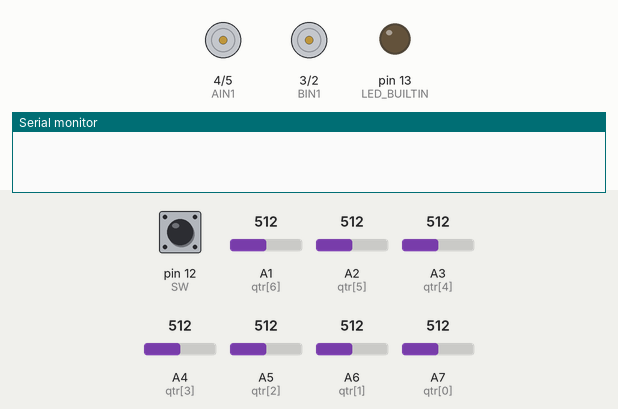
Recording of a sketch running on a simulated Arduino Nano, built with avr-gcc and run on an emulated ATmega328P. Parts: motor-driver pin pairs drawn as motors (green arrow = first pin HIGH = forward, orange = second pin HIGH = backward, longer = more drive, scaled by the enable pin), output pins drawn as LEDs (lit = HIGH), the last lines printed to the serial monitor. Dashed ring = blinking. The test bench sets the inputs (shaded band); at power-on: pin 12 (SW) HIGH, A1 (qtr[6]) = 512, A7 (qtr[0]) = 512, A2 (qtr[5]) = 512, A3 (qtr[4]) = 512, A4 (qtr[3]) = 512, A5 (qtr[2]) = 512, A6 (qtr[1]) = 512.

Above: at 0.8 s.
0.9 s: pin 12 (SW) pulled LOW for 0.15 s
At 1.3 s:
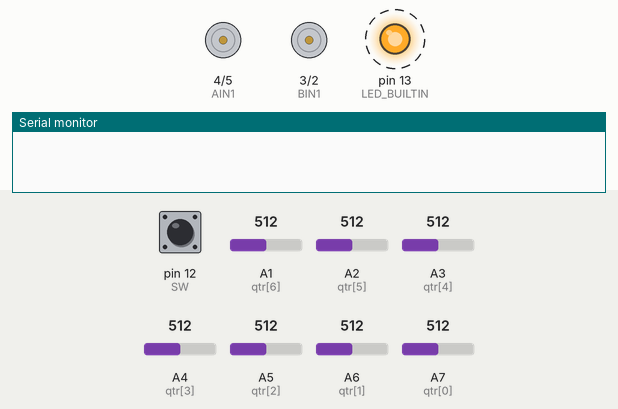
4.0 s: pin 12 (SW) pulled LOW for 3.2 s
At 8.4 s:
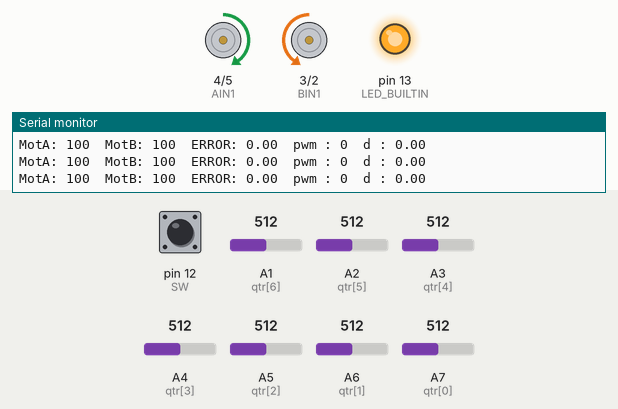
8.7 s: A1 (qtr[6]) set to 424
11.7 s: A1 (qtr[6]) set to 401
At 12.3 s:
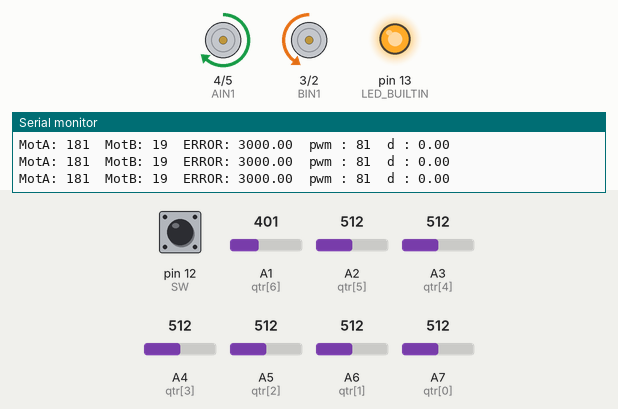
13.3 s: A7 (qtr[0]) set to 427
16.3 s: A7 (qtr[0]) set to 393
At 17.5 s:
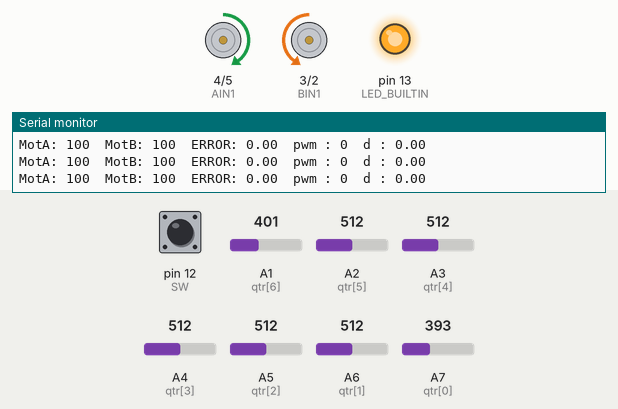
Timing chart, 0 to 18.9 s (numbered marks = the images above; inputs shaded):
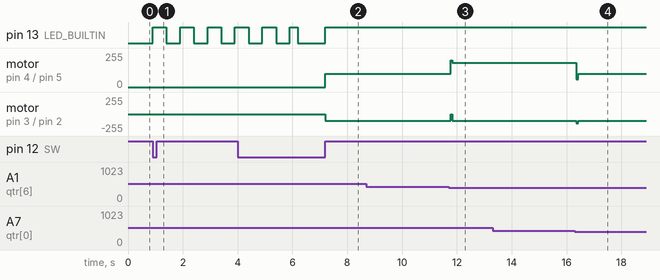

The sketch:

ORT_v1.ino
```cpp
//+-----------------------------------------------+
//|        ORT V1 - RUFFINA qtr-7                 |
//+-----------------------------------------------+
//----------------- SENSORES ------------------
#define CANT_SENS 7
int qtr[] = { A7, A6, A5, A4, A3, A2, A1 };
int max_val[] = { 0, 0, 0, 0, 0, 0, 0 };
int min_val[] = { 2000, 2000, 2000, 2000, 2000, 2000, 2000 };
int prom_val[CANT_SENS] = {};
int samples;  //cant de muestras para la calibración

// --------- BOTON y LEd ---------
#define SW 12
#define LED_DELAY 500
bool LEDstate = 0;
unsigned int last_LED = 0;

// --------------- PD ----------------
float p = 0, d = 0, lastP = 0, elapsedTime, pd, error, timeNow = 0, lastTime = 0;
bool qtr_detect[CANT_SENS];
uint8_t count_sens = 0;
float kp = 0.32, kd = 0.01;
//float kp = 0.40, kd = 0.03;
//float kp = 0.30, kd = 0.07;
//float kp = 0.30, kd = 0.08;
//float kp = 0.35, kd = 0.08;

// --------- MOTORES ---------
#define AIN1 4
#define AIN2 5
#define AEN 10

#define BIN1 3
#define BIN2 2
#define BEN 11

uint8_t pwm;
uint8_t pwmA;
uint8_t pwmB;
uint8_t pot = 100;

void setup() {
  pinMode(LED_BUILTIN, OUTPUT);
  pinMode(BIN2, OUTPUT);
  pinMode(BIN1, OUTPUT);
  pinMode(AIN2, OUTPUT);
  pinMode(AIN1, OUTPUT);
  pinMode(AEN, OUTPUT);
  pinMode(BEN, OUTPUT);
  pinMode(SW, INPUT_PULLUP);

  Serial.begin(9600);
  for (int i = 0; i < CANT_SENS; i++) {
    pinMode(qtr[i], INPUT);
  }

  pinMode(SW, INPUT_PULLUP);
  pinMode(LED_BUILTIN, OUTPUT);

  digitalWrite(LED_BUILTIN, LOW);
  while (digitalRead(SW) == HIGH) {}

  //________ Calibración_________

  for (samples = 0; samples <= 3000; samples++) {  //Cada sensor tiene 5 muestras
    for (int i = 0; i < CANT_SENS; i++) {
      if (analogRead(qtr[i]) < min_val[i]) {
        min_val[i] = analogRead(qtr[i]);
      }
      if (analogRead(qtr[i]) > max_val[i]) {
        max_val[i] = analogRead(qtr[i]);
      }
      prom_val[i] = (min_val[i] + max_val[i]) / 2;
      prom_val[i] -= (prom_val[i] * 0.2);

      if (millis() - last_LED >= LED_DELAY) {  //cambia de estado cada 1000 ms
        digitalWrite(LED_BUILTIN, !LEDstate);
        LEDstate = !LEDstate;
        last_LED = millis();
      }
    }
    //Serial.println(LEDstate);
  }

  Serial.println("\nMIN");
  for (int i = 0; i < CANT_SENS; i++) {
    Serial.print("\t\tS" + String(i) + ": " + String(min_val[i]));
  }
  Serial.println("\nMAX");
  for (int i = 0; i < CANT_SENS; i++) {
    Serial.print("\t\tS" + String(i) + ": " + String(max_val[i]));
  }
  Serial.println("\nPromedio");
  for (int i = 0; i < CANT_SENS; i++) {
    Serial.print("\t\tS" + String(i) + ": " + String(prom_val[i]));
  }
  Serial.println("\n");
  digitalWrite(LED_BUILTIN, LOW);  //calibraicón terminada

  //__________________ CONFIGURACIÓN MOTORES______________________
  digitalWrite(AIN1, HIGH);
  digitalWrite(AIN2, LOW);
  // se pone el high y low en los pines inversos, ya que cada motor apúnta a lados opuestos
  digitalWrite(BIN1, LOW);
  digitalWrite(BIN2, HIGH);

  analogWrite(AEN, 0);
  analogWrite(BEN, 0);
  while (digitalRead(SW) == HIGH) {}
  while (digitalRead(SW) == LOW) {}
  Serial.println("Start");
  digitalWrite(LED_BUILTIN, HIGH);
}

void loop() {
  calculate_pd();
  int pwm = map(pd, -3000,3000,-255,255);
  if (pwm > pot) {
    pwm = pot;
  }
  if (pwm < -pot) {
    pwm = -pot;
  }
  pwmA = pot + pwm;
  pwmB = pot - pwm;
  if (pwmA < 0) {
    pwmA = 0;
  } else if (pwmA > 255) {
    pwmA = 255;
  }
  if (pwmB < 0) {
    pwmB = 0;
  } else if (pwmB > 255) {
    pwmB = 255;
  }

  /*
  for (int i = 0; i < CANT_SENS; i++) {
    Serial.print("S" + String(i) + "_val: " + String(qtr_detect[i]) + "      ");
  }
*/
  //Serial.print("\tpwm: " + String(pwm));
  Serial.print("MotA: " + String(pwmA) + "  MotB: " + String(pwmB) + "  ERROR: " + String(error) + "  pwm : " + String(pwm) + "  d : " + String(d * kd));
  //Serial.print("  count_sens: " + String(count_sens) + "   ERROR: " + String(error) + "   pd: " + String(pd));
  Serial.println(" ");

  analogWrite(AEN, pwmA);
  analogWrite(BEN, pwmB);
  lastP = p;
}

void pdError() {
  count_sens = 0;
  for (int i = 0; i < CANT_SENS; i++) {
    if (analogRead(qtr[i]) <= prom_val[i]) {  //si detecta blanco
      qtr_detect[i] = 1;
      count_sens++;
    } else {  //si detecta negro
      qtr_detect[i] = 0;
    }
  }
  //Serial.print("    count: " + String(count_sens) + "\n");
  if (count_sens == 0) {  //xq sino da indeterminación 0/0
    error = 0;
  } else {
    error = (-3000 * qtr_detect[0]) + (-2000 * qtr_detect[1]) + (-1000 * qtr_detect[2]) + (0 * qtr_detect[3]) + (1000 * qtr_detect[4]) + (2000 * qtr_detect[5]) + (3000 * qtr_detect[6]);  //modificar suma según cant sens
    error /= count_sens;                                                                                                                                                             //reinicio
  }
}

void calculate_pd() {
  pdError();
  lastTime = timeNow;
  timeNow = millis();
  elapsedTime = (timeNow - lastTime) / 1000;
  p = error;
  d = (p - lastP) / elapsedTime;
  //------------------- valores P y D -------------
  pd = (p * kp) + (d * kd);
  //-----------------------------------------------
}
```

Measured:
- the behaviour switches between 410 and 409 on A1 (qtr[6]) (found by bisection; images 2 and 3)
- the behaviour switches between 410 and 409 on A7 (qtr[0]) (found by bisection; images 3 and 4)
- after the input at 0.9 s, pin 13 (LED_BUILTIN): alternates HIGH for 0.50 s and LOW for 0.50 s, starting at once
- after the input at 4.0 s, motor on pin 4 (AIN1) / pin 5 (AIN2): stopped → forward 100/255 after 3.2 s; motor on pin 3 (BIN1) / pin 2 (BIN2): stopped → backward 100/255 after 3.2 s
- after the input at 11.7 s, motor on pin 4 (AIN1) / pin 5 (AIN2): forward 100/255 → forward 200/255 after 0.08 s, → forward 181/255 0.06 s later; motor on pin 3 (BIN1) / pin 2 (BIN2): backward 100/255 → stopped after 0.08 s, → backward 100/255 0.06 s later
- after the input at 16.3 s, motor on pin 4 (AIN1) / pin 5 (AIN2): forward 181/255 → forward 100/255 after 0.06 s; motor on pin 3 (BIN1) / pin 2 (BIN2): backward 100/255 → backward 142/255 after 0.06 s, → backward 100/255 0.06 s later
